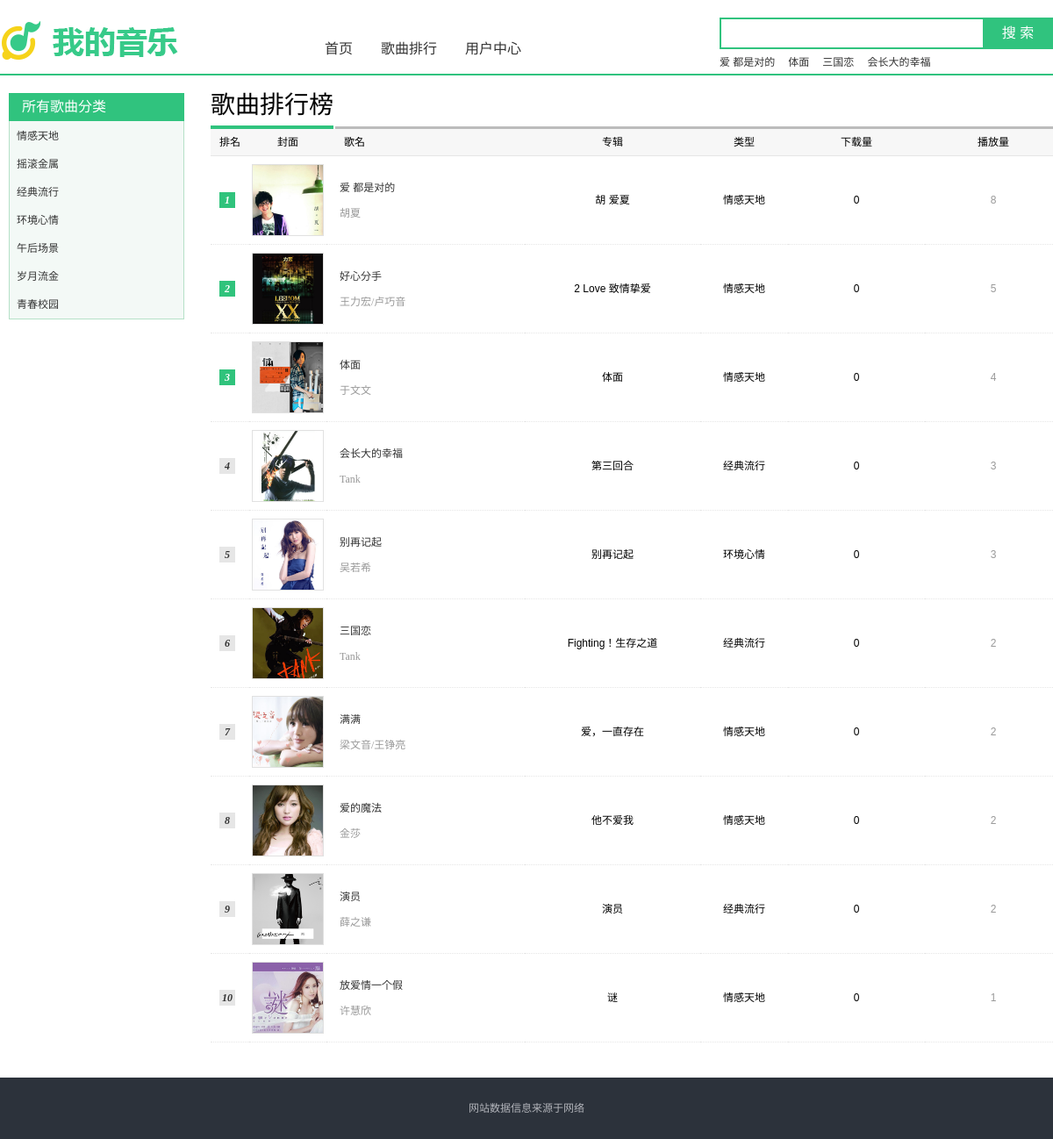
Screenshot of /ranking.html with the database file from the repository.
### index/models.py (models this page shows, shortened)
class Dynamic(models.Model):
    id = models.AutoField('序号', primary_key=True)
    song = models.ForeignKey(Song, on_delete=models.CASCADE, verbose_name='歌名')
    plays = models.IntegerField('播放次数', default=0)
    search = models.IntegerField('搜索次数', default=0)
    download = models.IntegerField('下载次数', default=0)
    class Meta:
        verbose_name = '歌曲动态'
        verbose_name_plural = '歌曲动态'

class Song(models.Model):
    id = models.AutoField('序号', primary_key=True)
    name = models.CharField('歌名', max_length=50)
    singer = models.CharField('歌手', max_length=50)
    time = models.CharField('时长', max_length=10)
    album = models.CharField('专辑', max_length=50)
    languages = models.CharField('语种', max_length=20)
    type = models.CharField('类型', max_length=20)
    release = models.DateField('发行时间', default=datetime.date.today)
    img = models.FileField("歌曲图片", upload_to='songImg/', default='暂无图片')
    lyrics = models.FileField('歌词', upload_to='songLyric/', default='暂无歌词', blank=True)
    file = models.FileField('歌曲文件', upload_to='songFile/', default='暂无文件')
    label = models.ForeignKey(Label, on_delete=models.CASCADE, verbose_name='歌名分类')
    class Meta:
        verbose_name = '歌曲信息'
        verbose_name_plural = '歌曲信息'

class Label(models.Model):
    id = models.AutoField('序号', primary_key=True)
    name = models.CharField('分类标签', max_length=10)
    def __str__(self):
        return self.name
    class Meta:
        verbose_name = '歌曲分类'
        verbose_name_plural = '歌曲分类'

### ranking/views.py (the view)
# urls.py: path('', rankingView, name='ranking'),
def rankingView(request):
    searchs = Dynamic.objects.select_related('song').order_by('-search').all()[:4]
    labels = Label.objects.all()
    t = request.GET.get('type', '')
    if t:
        dynamics = Dynamic.objects.select_related('song').filter(song__label=t).order_by('-plays').all()[:10]
    else:
        dynamics = Dynamic.objects.select_related('song').order_by('-plays').all()[:10]
    return render(request, 'ranking.html', locals())

### ranking/templates/ranking.html (shortened to what this page needs)
{% extends "base.html"  %}
{% load staticfiles %}
{% block link %}
<link rel="stylesheet" href="{% static "css/common.css" %}">
<link rel="stylesheet" href="{% static "css/ranking.css" %}">
{% endblock %}
{% block body %}
<body>
    <div class="header">
        <a href="/" class="logo"><img src="{% static "image/logo.png" %}"></a>
        <div class="search-box">
            <form id="searchForm" action="{% url 'search' 1 %}" method="post">
                <div class="search-keyword">
                    <input name="kword" type="text" class="keyword" maxlength="120">
                </div>
                <input id="subSerch" type="submit" class="search-button" value="搜 索" />
            </form>
            <div class="search-hot-words">
                {% for s in searchs  %}
                <a target="play" href="{% url 'play' s.song.id %}" >{{ s.song.name }}</a>
                {% endfor  %}
            </div>
        </div>
    </div>
    <div class="nav-box">
		<div class="nav-box-inner">
			<ul class="nav clearfix">
                <li><a href="{% url 'index' %}">首页</a></li>
				<li><a href="{% url 'ranking' %}">歌曲排行</a></li>
	    	    <li><a href="{% url 'home' 1 %}" target="_blank">用户中心</a></li>
			</ul>
		</div>
	</div>
    <div class="wrapper clearfix">
    <div class="side">
  		<div class="side-nav">
			<div class="nav-head">
				<a href="{% url 'ranking' %}">所有歌曲分类</a>
			</div>
            <ul id="sideNav" class="cate-item">
            {% for l in labels %}
                <li class="computer">
                <div class="main-cate">
                    <a href="{% url 'ranking' %}?type={{ l.id }}" class="main-title">{{ l.name }}</a>
                </div>
                </li>
            {% endfor  %}
            </ul>
        </div>
  	</div>
	<div class="main">
		<div class="main-head-box clearfix">
			<div class="main-head"><h1>歌曲排行榜</h1></div>
		</div>
		<table class="rank-list-table">
			<tr>
				<th class="cell-1">排名</th>
				<th class="cell-2">封面</th>
				<th class="cell-3">歌名</th>
				<th class="cell-4">专辑</th>
				<th class="cell-5">类型</th>
				<th class="cell-6">下载量</th>
                <th class="cell-6">播放量</th>
			</tr>
            {% for d in dynamics  %}
                <tr>
                    {%if forloop.counter < 4  %}
                    <td><span class="n1">{{forloop.counter}}</span></td>
                    {%else %}
                    <td><span class="n2">{{forloop.counter}}</span></td>
                    {%endif %}
                    <td>
                    <a href="{% url 'play' d.song.id %}"  class="pic" target="play">
                        <img src="{{ d.song.img.url }}"  width="80" height="80">
                    </a>
                    </td>
                    <td class="name-cell">
                    <h3><a href="{% url 'play' d.song.id %}" target="play" >{{d.song.name}}</a></h3>
                    <div class="desc">
                    <a href="javascript:;" class="type" >{{d.song.singer}}</a>
                    </div>
                    </td>
                    <td>
                    <div style="text-align:center;">{{d.song.album}}</div>
                    </td>
                    <td>
                    <div style="text-align:center;">{{d.song.label}}</div>
                    </td>
                    <td>
                    <div style="text-align:center;">{{d.download}}</div>
                    </td>
                    <td class="num-cell">{{d.plays}}</td>
                </tr>
            {% endfor  %}
        </table>
	</div>
    </div>
</body>
{% endblock  %}

### publicStatic/css/common.css (style rules this page uses)
blockquote,body,button,dd,dl,dt,fieldset,form,h1,h2,h3,h4,h5,h6,hr,input,legend,li,ol,p,pre,td,textarea,th,ul { margin:0;padding:0 }
ol,ul { list-style:none }
body { font:12px/1.5 Arial;-webkit-text-size-adjust:none }
button,input,select { vertical-align:middle;font-size:100%;outline:0 }
fieldset,img { border:0 none }
a { color:#333;text-decoration:none;outline:0 }
.clearfix:after { content:".";display:block;height:0;clear:both;visibility:hidden;font-size:0 }
.header { width:1200px;height:80px;padding:0;margin:10px auto 0 }
.header .logo { float:left;width:214px;height:54px;margin:10px 0 0 0;overflow:hidden }
.search-box { position:relative;z-index:50;float:right;width:302px;padding:0 78px 0 0;margin:10px 0 0 }
.search-box .search-keyword { position:relative;padding:6px 10px;height:20px;overflow:hidden;zoom:1;border:2px solid #30C37E;background:#fff }
.search-box .keyword { float:left;width:278px;height:20px;border:0 none;outline:0 none;font:14px/20px arial;color:#999 }
.search-box .search-button { position:absolute;right:0;top:0;width:80px;height:36px;border:0 none;background-color:#30C37E;color:#fff;font:16px/34px 'Microsoft YaHei',arial;overflow:hidden;cursor:pointer;outline:0 none }
.search-box .search-hot-words { margin:5px 0 0;height:20px;line-height:20px;overflow:hidden }
.search-box .search-hot-words a { float:left;margin:0 15px 0 0 }
.nav-box { margin-top:-50px;border-bottom:2px solid #30C37E }
.nav-box-inner { width:1200px;margin:0 auto }
.nav-box .nav { padding:0 0 12px 360px;height:32px;line-height:32px }
.nav li { float:left;height:32px;margin-right:12px }
.nav-box .nav li a { position:relative;float:left;padding:0 10px;font:16px/2 'Microsoft YaHei';color:#333;white-space:nowrap }

### rows the page displays
Dynamic: song.name "爱 都是对的", song.img (picture), song.singer "胡夏", song.album "胡 爱夏", song.label "情感天地", download "0", plays "8"
Dynamic: song.name "体面", song.img (picture), song.singer "于文文", song.album "体面", song.label "情感天地", download "0", plays "4"
Dynamic: song.name "三国恋", song.img (picture), song.singer "Tank", song.album "Fighting！生存之道", song.label "经典流行", download "0", plays "2"
Dynamic: song.name "会长大的幸福", song.img (picture), song.singer "Tank", song.album "第三回合", song.label "经典流行", download "0", plays "3"
Label: name "情感天地"
Label: name "摇滚金属"
Label: name "经典流行"
Label: name "环境心情"
Label: name "午后场景"
Label: name "岁月流金"
Label: name "青春校园"
Dynamic: song.img (picture), song.name "好心分手", song.singer "王力宏/卢巧音", song.album "2 Love 致情挚爱", song.label "情感天地", download "0", plays "5"
Dynamic: song.img (picture), song.name "别再记起", song.singer "吴若希", song.album "别再记起", song.label "环境心情", download "0", plays "3"
Dynamic: song.img (picture), song.name "满满", song.singer "梁文音/王铮亮", song.album "爱，一直存在", song.label "情感天地", download "0", plays "2"
Dynamic: song.img (picture), song.name "爱的魔法", song.singer "金莎", song.album "他不爱我", song.label "情感天地", download "0", plays "2"
Dynamic: song.img (picture), song.name "演员", song.singer "薛之谦", song.album "演员", song.label "经典流行", download "0", plays "2"
Dynamic: song.img (picture), song.name "放爱情一个假", song.singer "许慧欣", song.album "谜", song.label "情感天地", download "0", plays "1"
